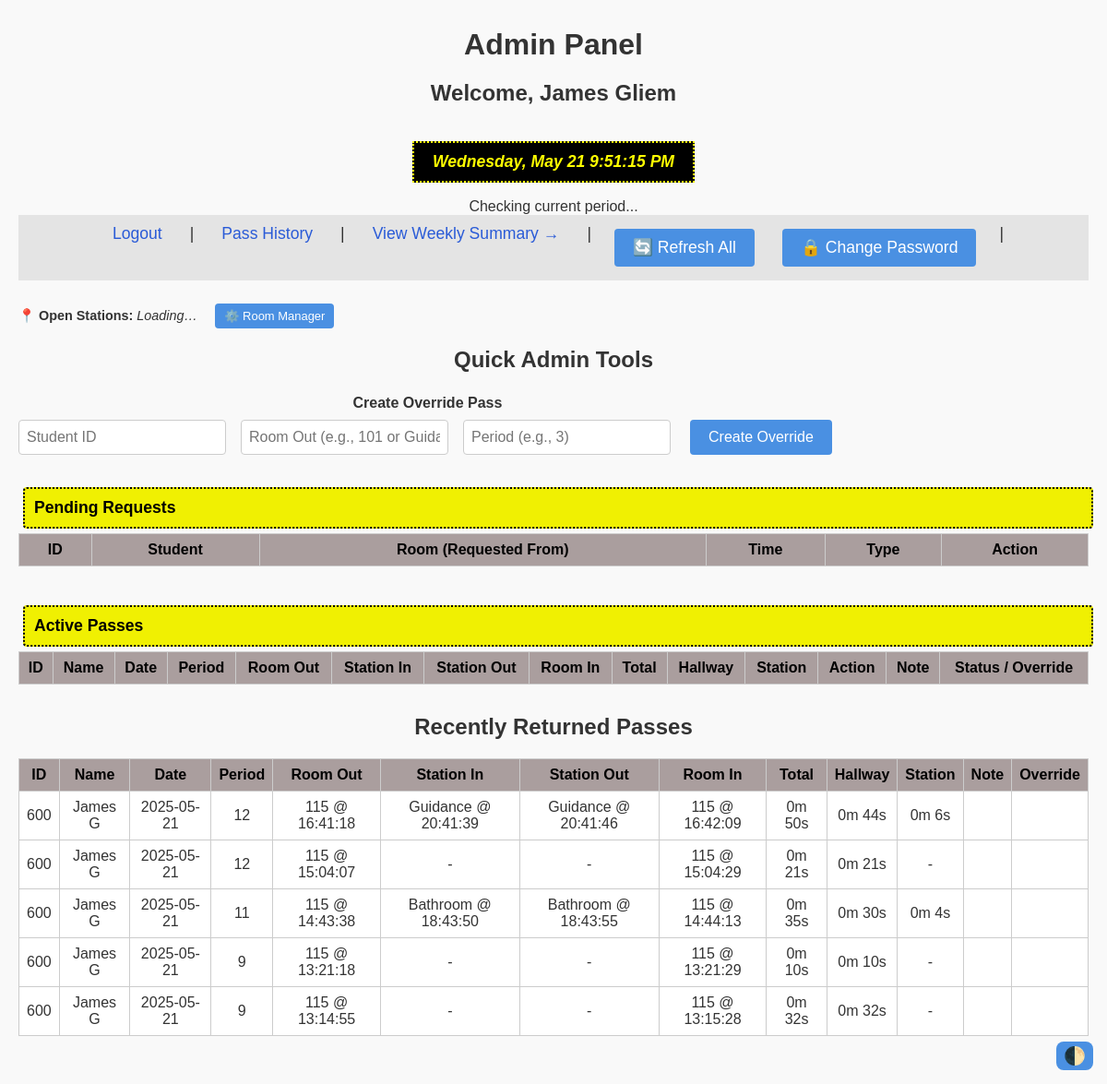
Screenshot of /admin (signed in) with the database file from the repository.
### src/models.py (models this page shows, shortened)
class User(db.Model):
    __tablename__ = "users"
    id       = db.Column(db.String, primary_key=True)  # login ID
    name     = db.Column(db.String, nullable=False)
    email    = db.Column(db.String, unique=True, nullable=False)
    role     = db.Column(db.String, nullable=False)  # "student", "teacher"
    password = db.Column(db.String, nullable=False)
    passes   = db.relationship("Pass", backref="student", lazy=True, foreign_keys='Pass.student_id')
    audits   = db.relationship("AuditLog", backref="student", lazy=True, foreign_keys='AuditLog.student_id')
    periods  = db.relationship("StudentPeriod", backref="student", lazy=True, foreign_keys='StudentPeriod.student_id')

class Pass(db.Model):
    __tablename__ = "passes"
    id          = db.Column(db.Integer, primary_key=True)
    date = db.Column(db.Date, default=func.current_date())
    student_id  = db.Column(db.String, db.ForeignKey("users.id"), nullable=False)
    checkout_at = db.Column(db.DateTime(timezone=True), nullable=False)
    checkin_at  = db.Column(db.DateTime(timezone=True))
    period        = db.Column(db.String(10))
    origin_room   = db.Column(db.String(10), nullable=False)   # real column
    room_out = db.synonym("origin_room")
    room_in     = db.Column(db.String(10))
    is_override   = db.Column(db.Boolean, default=False)
    note          = db.Column(db.Text)
    status        = db.Column(
        db.String,
        default="pending_start",
        nullable=False
    )
    total_pass_time = db.Column(db.Integer)
    __table_args__ = (
        db.CheckConstraint(
            "status IN ('pending_start','active','pending_return','returned')"
        ),
        db.UniqueConstraint(
            "student_id", "checkin_at", name="uq_student_one_open_pass"
        ),
    )
    @property
    def station(self):
        """Alias for old code that still expects .station."""
        return self.origin_room
    @property
    def checkout_time(self):
        return self.checkout_at.time() if self.checkout_at else None
    @property
    def checkin_time(self):
        return self.checkin_at.time() if self.checkin_at else None

### src/routes/admin.py (the view, shortened to what this page needs)
@admin_bp.route('/admin')
def admin_view():
    if not session.get('logged_in'):
        return redirect(url_for('auth.admin_login'))
    open_passes = Pass.query.filter(
        Pass.status.in_([STATUS_ACTIVE, STATUS_PENDING_START, STATUS_PENDING_RETURN]),
        Pass.checkin_at == None
    ).all()
    pending_starts, pending_returns, active = [], [], []
    recent_returns = Pass.query.filter_by(status=STATUS_RETURNED).order_by(
        Pass.date.desc(), Pass.checkout_at.desc()
    ).limit(5).all()
    recent_returns_data = []
    for p in recent_returns:
        logs = sorted(p.events, key=lambda l: l.timestamp)
        station_in = next((l for l in logs if l.event == "in"), None)
        station_out = next((l for l in logs if l.event == "out"), None)
        total_time = (p.checkin_at - p.checkout_at).total_seconds() if p.checkin_at and p.checkout_at else 0
        station_time = (station_out.timestamp - station_in.timestamp).total_seconds() if station_in and station_out else 0
        hallway_time = total_time - station_time if station_time else total_time
        recent_returns_data.append({
            "id": p.student.id,
            "student_name": p.student.name,
            "date": p.date.strftime('%Y-%m-%d'),
            "period": p.period,
            "room_out": f"{p.room_out} @ {p.checkout_at.strftime('%H:%M:%S')}" if p.checkout_at else "-",
            "station_in": f"{station_in.station} @ {station_in.timestamp.strftime('%H:%M:%S')}" if station_in else "-",
            "station_out": f"{station_out.station} @ {station_out.timestamp.strftime('%H:%M:%S')}" if station_out else "-",
            "room_in": f"{p.room_in} @ {p.checkin_at.strftime('%H:%M:%S')}" if p.checkin_at else "-",
            "elapsed": f"{int(total_time//60)}m {int(total_time%60)}s" if total_time else "-",
            "hallway_time": f"{int(hallway_time//60)}m {int(hallway_time%60)}s" if hallway_time else "-",
            "station_time": f"{int(station_time//60)}m {int(station_time%60)}s" if station_time else "-",
            "note": p.note or "",
            "override": "✔️" if p.is_override else ""
        })
    return render_template(
        "admin.html",
        pending_starts=pending_starts,
        pending_returns=pending_returns,
        active=active,
        recent_returns=recent_returns_data,
        active_rooms=get_active_rooms(),
        admin_station=session.get("station_id", ""),
        config_stations=config.get("stations", [])
    )

### src/routes/auth.py (called while the page is built)
@auth_bp.before_app_request
def enforce_session_timeout():
    session.permanent = True
    current_app.permanent_session_lifetime = timedelta(
        minutes=SESSION_TIMEOUT_MIN
    )

### src/utils.py (called while the page is built)
def get_active_rooms() -> set[str]:
    return {r.room for r in ActiveRoom.query.all()}

### templates/admin.html (shortened to what this page needs)
<!DOCTYPE html>
<html lang="en">
<head>
  <link rel="stylesheet" href="{{ url_for('static', filename='css/style.css') }}">
</head>
<body>
<h1>Admin Panel</h1>
<h2 id="welcome-msg"></h2>
<div id="custom-clock" class="custom-clock">Loading time…</div>
<div class="period" id="period">Checking current period...</div>
<nav>
  <a href="{{ url_for('auth.logout') }}">Logout</a> |
  <a href="{{ url_for('report.admin_pass_history') }}">Pass History</a> |
  <a href="{{ url_for('admin.admin_weekly_summary') }}">View Weekly Summary →</a> |
  <button onclick="location.reload()">🔄 Refresh All</button>
  <button onclick="openPasswordPopup()">🔒 Change Password</button> |
</nav>
<div style="margin: 0.5em 0 1em 0; font-size: 0.9em; display: flex; gap: 1em; align-items: center;">
  <label id="station-list">
    📍 <strong>Open Stations:</strong>
    <em>Loading…</em>
  </label>
  <button onclick="openWindowRemembered('/admin_rooms_ui', 'roomMgr')" style="padding: 6px 10px; font-size: 0.9em;">
    ⚙️ Room Manager
  </button>
</div>
<h2 style="margin-bottom: 0.2em;">Quick Admin Tools</h2>
<div style="display: flex; gap: 2em; align-items: flex-end; flex-wrap: wrap;">
  <form id="admin-override-form" onsubmit="createOverride(event)">
    <label><strong>Create Override Pass</strong></label><br>
    <div style="display: flex; flex-wrap: wrap; gap: 1em; margin-top: 0.2em;">
      <input type="text" id="override-student-id" placeholder="Student ID" required style="flex: 1; min-width: 150px;">
      <input type="text" id="override-room" placeholder="Room Out (e.g., 101 or Guidance)" required style="flex: 1; min-width: 180px;">
      <input type="text" id="override-period" placeholder="Period (e.g., 3)" required style="flex: 1; min-width: 100px;">
      <button type="submit" style="flex-shrink: 0;">Create Override</button>
    </div>
  </form>
</div>
<button class="collapsible">Pending Requests</button>
<div class="content">
  <table>
    <thead>
      <tr>
        <th>ID</th>
        <th>Student</th>
        <th>Room (Requested From)</th>
        <th>Time</th>
        <th>Type</th>
        <th>Action</th>
      </tr>
    </thead>
  </table>
</div>
<button class="collapsible">Active Passes</button>
<div class="content">
  <table>
    <thead>
      <tr>
        <th>ID</th>
        <th>Name</th>
        <th>Date</th>
        <th>Period</th>
        <th>Room Out</th>
        <th>Station In</th>
        <th>Station Out</th>
        <th>Room In</th>
        <th>Total</th>
        <th>Hallway</th>
        <th>Station</th>
        <th>Action</th>
        <th>Note</th>
        <th>Status / Override</th>
      </tr>
    </thead>
  </table>
</div>
<h2>Recently Returned Passes</h2>
<table>
  <thead>
    <tr>
      <th>ID</th>
      <th>Name</th>
      <th>Date</th>
      <th>Period</th>
      <th>Room Out</th>
      <th>Station In</th>
      <th>Station Out</th>
      <th>Room In</th>
      <th>Total</th>
      <th>Hallway</th>
      <th>Station</th>
      <th>Note</th>
      <th>Override</th>
    </tr>
  </thead>
  <tbody>
    {% for p in recent_returns %}
    <tr>
      <td>{{ p.id }}</td>
      <td>{{ p.student_name }}</td>
      <td>{{ p.date }}</td>
      <td>{{ p.period }}</td>
      <td>{{ p.room_out }}</td>
      <td>{{ p.station_in }}</td>
      <td>{{ p.station_out }}</td>
      <td>{{ p.room_in }}</td>
      <td>{{ p.elapsed }}</td>
      <td>{{ p.hallway_time }}</td>
      <td>{{ p.station_time }}</td>
      <td>{{ p.note }}</td>
      <td>{{ p.override }}</td>
    </tr>
    {% endfor %}
  </tbody>
</table>
</body>
</html>

### static/css/style.css (style rules this page uses)
:root { --bg: #f9f9f9; --text: #333; --card-bg: white; --link: #2a5bd7; --link-hover: #1e40af; --btn-bg: #4a90e2; --btn-hover: #357ab8; --border: #ccc; --error: red; --table-header: #e4e4e4; }
body { font-family: Arial, sans-serif; margin: 0; padding: 20px; background: var(--bg); color: var(--text); text-align: center; }
h1, h2 { margin-top: 10px; margin-bottom: 20px; color: var(--text); }
nav { margin-bottom: 20px; background: var(--table-header); padding: 10px 0; display: flex; justify-content: center; gap: 20px; font-size: 1.1em; }
a { color: var(--link); text-decoration: none; margin: 0 10px; }
button { padding: 10px 20px; font-size: 1em; border: none; background-color: var(--btn-bg); color: white; border-radius: 4px; cursor: pointer; margin: 5px; }
input[type="text"], input[type="password"], input[type="file"] { padding: 8px; margin: 5px 0; border: 1px solid var(--border); border-radius: 4px; font-size: 1em; width: 100%; max-width: 300px; background-color: var(--card-bg); color: var(--text); }
form { margin: 20px 0; }
table { margin: auto; border-collapse: collapse; width: 95%; background: var(--card-bg); }
th, td { border: 1px solid var(--border); padding: 10px; text-align: center; vertical-align: middle; }
th { background: var(--table-header); }
.custom-clock, .clock { background-color: black; color: yellow; border: 2px dotted yellow; font-family: sans-serif; font-style: italic; font-weight: bold; font-size: 1.1em; padding: 10px 20px; display: inline-block; margin: 1em auto; }

### templates/admin.html (style rules this page uses)
th { background-color: #7e6c6ca8 !important; color: #000 !important; }
table { width: 100%; margin-bottom: 2em; border-collapse: collapse; }
th, td { padding: .5em; border: 1px solid #ccc; text-align: center; }
.collapsible { background-color: rgb(240, 240, 2); color: black; border: 2px dotted black; font-weight: bold; padding: 10px; text-align: left; width: 100%; cursor: pointer; font-size: 1.1em; margin-top: 10px; }
.content { display: block; }

### rows the page displays
User: id "600" "600" "600", student_name "James G" "James G" "James G", id "600", student_name "James G", date "2025-05-21", period "9", room_out "115 @ 13:21:18", station_in "-", station_out "-", room_in "115 @ 13:21:29", elapsed "0m 10s", hallway_time "0m 10s", station_time "-", room_out "115 @ 13:14:55", room_in "115 @ 13:15:28", elapsed "0m 32s", hallway_time "0m 32s"
Pass: period "12"
Pass: period "12"
Pass: period "11"

### other values shown
{{ p.date }} "2025-05-21" "2025-05-21" "2025-05-21"
{{ p.room_out }} "115 @ 16:41:18" "115 @ 15:04:07" "115 @ 14:43:38"
{{ p.station_in }} "Guidance @ 20:41:39" "-" "Bathroom @ 18:43:50"
{{ p.station_out }} "Guidance @ 20:41:46" "-" "Bathroom @ 18:43:55"
{{ p.room_in }} "115 @ 16:42:09" "115 @ 15:04:29" "115 @ 14:44:13"
{{ p.elapsed }} "0m 50s" "0m 21s" "0m 35s"
{{ p.hallway_time }} "0m 44s" "0m 21s" "0m 30s"
{{ p.station_time }} "0m 6s" "-" "0m 4s"
